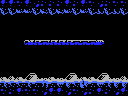

Rendered tile map (Tiled .tmx) drawn with the repository's tilesets; below, a short description and the full map source, tile grids included:
An orthogonal 16x12 tile map with 8x8 px tiles, 1 tile layer (Tile Layer 1) and 8 objects (big-item, item, 4x4-item, door-up, breakable-down, ...).

<map version="1.0" orientation="orthogonal" renderorder="right-down" width="16" height="12" tilewidth="8" tileheight="8" nextobjectid="28">
 <properties>
  <property name="left" value="hole" />
  <property name="right" value="hole" />
 </properties>
 <tileset firstgid="1" name="tiles" tilewidth="8" tileheight="8" tilecount="256" columns="16">
  <image source="tiles.png" width="128" height="128" />
 </tileset>
 <layer name="Tile Layer 1" width="16" height="12">
  <data encoding="csv">
124,124,122,124,244,123,123,123,124,123,124,122,244,123,122,122,
130,130,131,131,130,132,130,132,131,130,131,130,133,130,133,130,
1,1,1,1,1,1,1,1,1,1,1,1,1,1,1,1,
1,1,1,1,1,1,1,1,1,1,1,1,1,1,1,1,
1,1,1,1,1,1,1,1,1,1,1,1,1,1,1,1,
1,1,1,138,139,255,139,139,139,255,255,255,140,1,1,1,
1,1,1,1,1,1,1,1,1,1,1,1,1,1,1,1,
1,1,1,1,1,1,1,1,1,1,1,1,1,1,1,1,
1,1,1,1,1,1,1,1,1,1,1,1,1,1,1,1,
98,99,98,103,104,97,98,97,103,104,98,98,103,104,97,99,
115,254,254,115,116,118,116,117,114,254,113,116,117,115,114,114,
122,123,124,122,122,244,124,124,244,122,244,123,124,123,244,124
</data>
 </layer>
 <objectgroup name="objects">
  <object id="14" type="big-item" x="48" y="16" width="32" height="24" />
  <object id="15" type="item" x="56" y="24" width="16" height="16" />
  <object id="16" type="4x4-item" x="16" y="48" width="32" height="32" />
  <object id="17" type="door-up" x="48" y="0" width="32" height="16" />
  <object id="19" type="breakable-down" x="48" y="80" width="32" height="16" />
  <object id="24" type="breakable-up" x="48" y="0" width="32" height="16" />
  <object id="26" type="door-down" x="48" y="80" width="32" height="16" />
  <object id="27" type="sentinel" x="80" y="48" width="32" height="32" />
 </objectgroup>
</map>
